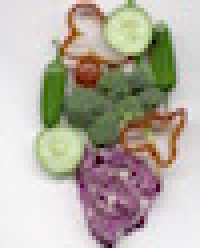
#> input picture style/models/definitions/4/veggies_small.jpg, 50 x 62 px (shown 4 times larger)
$ jupyter execute 0.ipynb
#> lines starting #> are read from the running program, lines starting #| are printed output that depends on the picture
[cell 1]
import numpy as np
import matplotlib.pyplot as plt
import cv2
import random
from time import time

class MeanShift:

    def __init__(self, spacial_threshold=2.0, range_threshold=10.0, max_iter=20, kernel='guassian',min_region_size=5):
        self.__spacial_threshold = spacial_threshold
        self.__range_threshold = range_threshold
        self.__max_iter = max_iter
        self.__min_region_size = min_region_size
        if kernel == 'gaussian':
            self.__kernel_function = self.__gaussian_kernel_function
        else:
            self.__kernel_function = self.__epanechnikov_kernel_function

    def __gaussian_kernel_function(self, x):
        return math.exp(-0.5*np.sum(x**2))

    def __epanechnikov_kernel_function(self, x):
        return 0.75*(1-np.sum(x**2))

    def __derivative(self, x):
        if x > 1:
            return 0
        else:
            return 1

    def __euclidean_distance(self, a, b):
        return np.sqrt(np.sum((a-b)**2))

    def __seek_centroid(self, image_points, bandwidth):
        first_point = image_points[0]
        last_centroid = first_point
        iteration = 0
        while iteration < self.__max_iter:
            iteration += 1
            centroid = self.__meanshift(image_points, last_centroid, bandwidth)
            distance = self.__euclidean_distance(last_centroid, centroid)
            if distance < self.__range_threshold or np.all(centroid == last_centroid):
                break
            last_centroid = centroid
        return centroid

    def __meanshift(self, image_points, centroid, color_bandwidth):
        shift = np.zeros_like(centroid)
        weight_sum = 0.0
        for point in image_points:
            weight = self.__derivative(self.__kernel_function((centroid - point) / color_bandwidth))
            shift = shift + (point * weight)
            weight_sum += weight
        if weight_sum == 0.0:
            return centroid
        else:
            return (shift / weight_sum).astype('int')

    def __getImageVector(self,image):
        pixel_values = image.reshape(-1, image.shape[-1])
        rows, columns, channels = image.shape
        pixel_coords = np.zeros((rows, columns, 2))
        for i in range(0,rows):
            for j in range(0,columns):
                pixel_coords[i,j] = np.array([i,j])
        pixel_coords = pixel_coords.reshape(pixel_coords.shape[0]*pixel_coords.shape[1], pixel_coords.shape[-1])
        image_vector = np.hstack([pixel_coords, pixel_values])
        return image_vector

    def __filter(self, image):
        self.__image_vector = self.__getImageVector(image)
        self.__auxillary_grid = np.arange(0,len(self.__image_vector)).reshape(image.shape[0], image.shape[1])
        pixel_ids = range(0,len(self.__image_vector))
        pixels_to_process = dict.fromkeys(pixel_ids)

        regions = []

        while len(pixels_to_process) > 0:
            random_pixel_tuple = pixels_to_process.popitem()
            #print "Random Pixel: ",random_pixel_tuple
            #Fill in the code below - locally; do "popitem()" for each pixel you add to window
            window = self.__getPixelWindow(random_pixel_tuple[0], pixels_to_process)
            window_values = self.__getWindowValues(window)
            window_centroid_value = self.__seek_centroid(window_values,self.__range_threshold)
            for pixel in window:
                if window_centroid_value[0] < 0:
                    window_centroid_value[0] += 255
                if window_centroid_value[1] < 0:
                    window_centroid_value[1] += 255
                if window_centroid_value[2] < 0:
                    window_centroid_value[2] += 255

                if window_centroid_value[0] > 255:
                    window_centroid_value[0] = 255
                if window_centroid_value[1] > 255:
                    window_centroid_value[1] = 255
                if window_centroid_value[2] > 255:
                    window_centroid_value[2] = 255

                pixel[2] = window_centroid_value[0]
                pixel[3] = window_centroid_value[1]
                pixel[4] = window_centroid_value[2]
            regions.append(window)
        return regions

    def __getPixelWindow(self, random_pixel_id, pixels_to_process):
        random_pixel = self.__image_vector[random_pixel_id]
        #print "Random Pixel Value: ", random_pixel
        random_pixel_x = random_pixel[0]
        random_pixel_y = random_pixel[1]
        left_limit = int(random_pixel_x - self.__spacial_threshold)
        right_limit = int(random_pixel_x + self.__spacial_threshold)
        top_limit = int(random_pixel_y - self.__spacial_threshold)
        bottom_limit = int(random_pixel_y + self.__spacial_threshold)
        if left_limit < 0:
            left_limit = 0
        if right_limit > self.__auxillary_grid.shape[0]:
            right_limit = self.__auxillary_grid.shape[0]
        if top_limit < 0:
            top_limit = 0
        if bottom_limit > self.__auxillary_grid.shape[1]:
            bottom_limit = self.__auxillary_grid.shape[1]
        frame = self.__auxillary_grid[left_limit:right_limit, top_limit:bottom_limit]
        frame = frame.ravel()
        nframe = []
        for pixel_id in frame:
            if pixel_id == random_pixel_id or pixel_id not in pixels_to_process:
                continue
            nframe.append(pixel_id)
        frame = np.array(nframe)

        if frame.size ==0:
            return np.array([random_pixel])
        #print "Frame Ravel: ",frame
        frame_pixel_values = self.__image_vector[frame][:,2:]
        #print "Frame Values: ",frame_pixel_values
        frame_pixel_values -= random_pixel[2:]
        #print "After Subtraction: ", frame_pixel_values
        frame_pixel_values **=2
        frame_pixel_distances = np.sqrt(np.sum(frame_pixel_values, axis=1))

        frame = frame[frame_pixel_distances <= self.__range_threshold]
        #print "Distances: ", frame_pixel_distances
        for pixel_id in frame:
            pixels_to_process.pop(pixel_id)
        if frame.size ==0:
            return np.array([random_pixel])
        return np.vstack([self.__image_vector[frame], random_pixel])

    def __getWindowValues(self, window):
        return window[:,2:]

    def __regionsToImage(self,image,regions):
        result = np.empty_like(image)
        for region in regions:
            for pixel in region:
                result[int(pixel[0]),int(pixel[1])] = pixel[2:]
        return result

    def __mergeRegions(self, image, regions):
        spatial_centroids = []
        range_centroids = []
        for region in regions:
            c = self.__seek_centroid(region[:,:2],self.__spacial_threshold)
            spatial_centroids.append(np.rint(c).astype(int))
            range_centroids.append(region[0][2:])
        #print "Centroids Computed = ",len(spatial_centroids)
        spatial_centroids = np.array(spatial_centroids)
        range_centroids = np.array(range_centroids)
        lookup_matrix = np.zeros((image.shape[0], image.shape[1])).astype(int)
        labels = {}
        for i,centroid in enumerate(spatial_centroids):
            lookup_matrix[centroid[0],centroid[1]] = i
            labels[i] = i
        visited = {}
        #print lookup_matrix[0,0]
        indexes = list(range(len(spatial_centroids)))
        random.seed(0)
        random.shuffle(indexes)
        for i in indexes:
            visited[i] = True
            #print visited
            window = self.__getCentroidWindow(lookup_matrix, spatial_centroids[i], visited, spatial_centroids, range_centroids)

            for r in window:
                labels[r] = labels[i]
        region_groups = {}
        for k,v in labels.items():
            if v not in region_groups:
                region_groups[v] = [k]
            else:
                region_groups[v].append(k)
        final_regions = []

        for k,group in region_groups.items():
            merged_group = None
            for region in group:
                if not np.all(merged_group):
                    merged_group = regions[region]
                else:
                    #print "Existing: ",merged_group.shape
                    #print "New: ",regions[region].shape
                    merged_group = np.vstack([merged_group,regions[region]])
            final_regions.append(merged_group)
        for region in final_regions:
            new_centroid = self.__seek_centroid(region[:,2:], self.__range_threshold)
            region[:,2:] = new_centroid
        #print "Final Regions: ",len(final_regions)
        temp = []
        for region in final_regions:
            if len(region) < self.__min_region_size and len(temp) > 1:
                region[:,2:] = temp[-1][0][2:]
                temp[-1] = np.vstack([temp[-1], region])
            else:
                temp.append(region)
        final_regions = temp
        return final_regions


    def __getCentroidWindow(self, lookup_matrix, centroid, visited, spatial_centroids, range_centroids):
        left_limit = centroid[0] - self.__spacial_threshold
        right_limit = centroid[0] + self.__spacial_threshold +1
        top_limit = centroid[1] - self.__spacial_threshold
        bottom_limit = centroid[1] + self.__spacial_threshold +1
        if left_limit < 0:
            left_limit = 0
        if right_limit > self.__auxillary_grid.shape[0]:
            right_limit = self.__auxillary_grid.shape[0]
        if top_limit < 0:
            top_limit = 0
        if bottom_limit > self.__auxillary_grid.shape[1]:
            bottom_limit = self.__auxillary_grid.shape[1]
        result = []
        centroid_region = lookup_matrix[centroid[0],centroid[1]]
        for i in range(left_limit, right_limit):
            for j in range(top_limit, bottom_limit):
                if lookup_matrix[i,j] != 0 and lookup_matrix[i,j] not in visited:
                    #print lookup_matrix[i,j]
                    if self.__euclidean_distance(range_centroids[centroid_region], range_centroids[lookup_matrix[i,j]]) < self.__range_threshold:
                        result.append(lookup_matrix[i,j])
        return result

    def __overlayBorders(self, image):
        edges = cv2.Canny(image, 20, 240)
        return cv2.addWeighted(image, 1.0, np.dstack((edges,edges,edges)), 1.0,0)

    def segment(self, image):
        print("Beginning segmentation process..")
        tf = time()
        regions = self.__filter(image)
        print("Completed filtering in ",round(time()-tf,2)," seconds")
        tm = time()
        m_regions = self.__mergeRegions(image, regions)
        print("Completed region merging in ",round(time()-tm,2)," seconds")
        result = self.__regionsToImage(image,m_regions)
        return result, self.__overlayBorders(result)

[cell 2]
import cv2
import matplotlib.pyplot as plt

im = cv2.cvtColor(cv2.imread('veggies_small.jpg'), cv2.COLOR_BGR2RGB)

ms_object = MeanShift(3,20,kernel="epanechnikov")
result, result_with_borders = ms_object.segment(im)
#> in segment, `regions = self.__filter(image)`: regions = 696 items
#> the loop in __mergeRegions, `for region in regions:` made 696 passes
#> c on passes 1 to 3: [59, 47], [59, 43], [59, 39]
#> after the loop in __mergeRegions, `for region in regions:`: range_centroids = 696 items, first 6: [240, 240, 244], [239, 238, 243], [238, 238, 241], [238, 234, 235], [230, 227, 226], [219, 214, 215]; spatial_centroids = 696 pairs, first value 0 to 61, second value 0 to 48
#> in __mergeRegions, `range_centroids = np.array(range_centroids)`: range_centroids = 696 rows, first 8: [240, 240, 244], [239, 238, 243], [238, 238, 241], [238, 234, 235], [230, 227, 226], [219, 214, 215], [203, 196, 199], [146, 109, 133]
#> in __mergeRegions, `lookup_matrix = np.zeros((image.shape[0], image.shape[1])).astype(int)`: lookup_matrix: shape (62, 50) int64; every value is 0
#> the loop in __mergeRegions, `for i,centroid in enumerate(spatial_centroids):` made 696 passes
#> centroid on passes 1 to 3: [59, 47], [59, 43], [59, 39]
#> after the loop in __mergeRegions, `for i,centroid in enumerate(spatial_centroids):`:
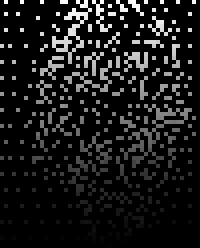
#> lookup_matrix: shape (62, 50) int64 (shown 4 times larger); min 0, max 695, mean 71.3; drawn with min black and max white
#> after the loop in __mergeRegions, `for i,centroid in enumerate(spatial_centroids):`: labels = 696 items
#> in __mergeRegions, `indexes = list(range(len(spatial_centroids)))`: indexes = 696 values from 0 to 695
#> the loop in __mergeRegions, `for i in indexes:` made 696 passes
#> (i, centroid_region in __getCentroidWindow, window) on passes 1, 3, 4: (178, 178, [177]), (115, 115, [120, 97]), (260, 261, [261])
#> the loop in __mergeRegions, `for k,v in labels.items():` made 696 passes
#> v on passes 1 to 3: 0, 1, 2
#> the loop in __mergeRegions, `for k,group in region_groups.items():` made 457 passes
#> (k, group) on passes 5 to 7: (5, [5]), (6, [6]), (26, [7, 26, 40])
#> the loop in __mergeRegions, `for region in final_regions:` made 457 passes
#> in __regionsToImage, `result = np.empty_like(image)`:
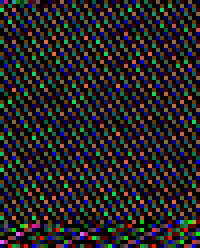
#> result: shape (62, 50, 3) (shown 4 times larger); mean R, G, B 36.2, 34.4, 35.5
#> after the loop in __regionsToImage, `for region in regions:`:
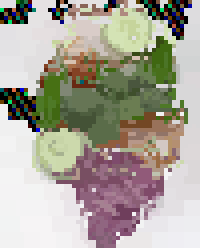
#> result: shape (62, 50, 3) (shown 4 times larger); mean R, G, B 170.2, 165.4, 153.7
#> in __overlayBorders, `edges = cv2.Canny(image, 20, 240)`:
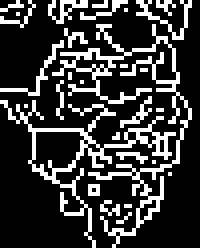
#> edges: shape (62, 50) (shown 4 times larger); 22.2% white in thin lines or dots
#> in __overlayBorders, `return cv2.addWeighted(image, 1.0, np.dstack((edges,edges,edges)), 1.0..`:
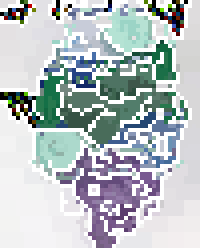
#> returned value: shape (62, 50, 3) (shown 4 times larger); mean of channels 0, 1, 2 195.2, 192.8, 184.1; drawn as B, G, R

def display_image(image):
    #plt.set_cmap('gray')
    plt.axis("off")
    plt.imshow(image)
    plt.show()

display_image(im)
display_image(result)
display_image(result_with_borders)
